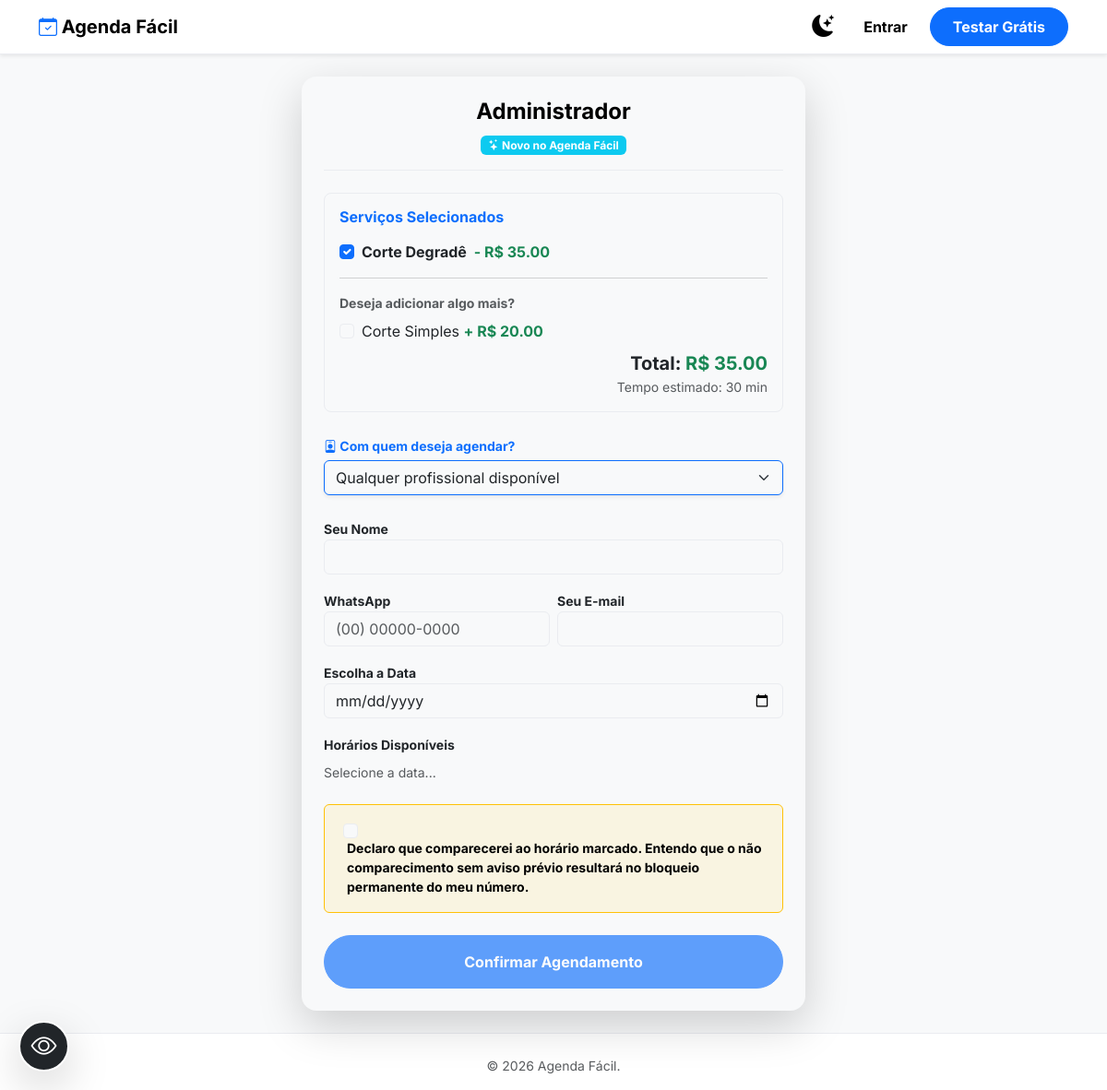
Screenshot of /b/admin/agendar/3 with the database file from the repository.
### app.py (models this page shows, shortened)
class Establishment(db.Model):
    __tablename__ = 'establishments'
    id = db.Column(db.Integer, primary_key=True)
    name = db.Column(db.String(100), nullable=False)
    url_prefix = db.Column(db.String(50), nullable=False, unique=True)
    contact_phone = db.Column(db.String(20), nullable=True)
    contact_email = db.Column(db.String(120), nullable=True)
    logo_filename = db.Column(db.String(100), nullable=True)
    is_active = db.Column(db.Boolean, default=False)
    capacity = db.Column(db.Integer, default=1, nullable=False)
    plan_type = db.Column(db.String(20), default='solo')
    trial_ends = db.Column(db.DateTime, nullable=True)
    loyalty_points_goal = db.Column(db.Integer, default=0)
    loyalty_reward = db.Column(db.String(150), nullable=True)
    state = db.Column(db.String(2), default='PE')
    schedules = db.relationship('DaySchedule', backref='establishment', lazy=True, cascade="all, delete-orphan")
    admins = db.relationship('Admin', backref='establishment', lazy=True)
    services = db.relationship('Service', backref='establishment', lazy=True)
    appointments = db.relationship('Appointment', backref='establishment', lazy=True)
    blacklists = db.relationship('Blacklist', backref='establishment', lazy=True)
    products = db.relationship('Product', backref='establishment', lazy=True)
    sales = db.relationship('ProductSale', backref='establishment', lazy=True)
    subscriptions = db.relationship('ClientSubscription', backref='establishment', lazy=True)
    subscription_plans = db.relationship('SubscriptionPlan', backref='establishment', lazy=True)
    @property
    def has_access(self):
        if self.is_active: return True
        if self.trial_ends and get_now_brazil() < self.trial_ends: return True
        return False
    @property
    def rating_count(self):
        return Appointment.query.filter_by(establishment_id=self.id).filter(Appointment.rating != None).count()

class Service(db.Model):
    __tablename__ = 'services'
    id = db.Column(db.Integer, primary_key=True)
    name = db.Column(db.String(100), nullable=False)
    duration = db.Column(db.Integer, nullable=False)
    price = db.Column(db.Float, nullable=False, default=0.0)
    establishment_id = db.Column(db.Integer, db.ForeignKey('establishments.id'), nullable=False)
    category_id = db.Column(db.Integer, db.ForeignKey('categories.id'), nullable=True)
    is_combo = db.Column(db.Boolean, default=False)
    original_price = db.Column(db.Float, nullable=True)
    is_club_included = db.Column(db.Boolean, default=False)
    is_hidden = db.Column(db.Boolean, default=False)

### app.py (the view)
@app.route('/b/<url_prefix>/agendar/<int:service_id>')
def schedule_service(url_prefix, service_id):
    est = Establishment.query.filter_by(url_prefix=url_prefix).first_or_404()
    if not est.has_access: return "Inativo", 403
    main_service = Service.query.get_or_404(service_id)
    other_services = Service.query.filter(
        Service.establishment_id == est.id,
        Service.id != service_id,
        Service.is_hidden == False
    ).all()
    professionals = Professional.query.filter_by(establishment_id=est.id).all() if est.plan_type == 'gestao' else []
    return render_template('agendamento.html', main_service=main_service, other_services=other_services, establishment=est, professionals=professionals)

### templates/agendamento.html (shortened to what this page needs)
{% extends 'layout.html' %}
{% block content %}
<div class="container py-4" id="container-agendamento">
    <div class="row justify-content-center">
        <div class="col-lg-6">
            <div class="card shadow-lg border-0 p-4 rounded-4">
                <div class="text-center mb-4 border-bottom pb-3">
                    <h4 class="fw-bold text-body-emphasis mb-2">{{ establishment.name }}</h4>
                    {% if establishment.rating_count > 0 %}
                        <div class="badge bg-warning text-body-emphasis"><i class="bi bi-star-fill"></i> {{ "%.1f"|format(establishment.average_rating) }} ({{ establishment.rating_count }})</div>
                    {% else %}
                        <div class="badge bg-info text-white"><i class="bi bi-stars"></i> Novo no Agenda Fácil</div>
                    {% endif %}
                </div>
                <form id="form" method="POST" action="{{ url_for('create_appointment', url_prefix=establishment.url_prefix) }}">
                    <div class="bg-body-tertiary p-3 rounded-3 mb-4 border">
                        <h6 class="fw-bold text-primary mb-3">Serviços Selecionados</h6>
                        <div class="form-check mb-2">
                            <input class="form-check-input service-cb" type="checkbox" name="services" value="{{ main_service.id }}"
                                   data-dur="{{ main_service.duration }}" data-price="{{ main_service.price }}"
                                   data-isclub="{{ 'true' if main_service.is_club_included else 'false' }}"
                                   checked onclick="return false;" style="pointer-events: none;">
                            <label class="form-check-label fw-bold">
    				{{ main_service.name }}
    				<span class="text-success ms-1">- R$ {{ "%.2f"|format(main_service.price) }}</span>
			    </label>
			    </div>
                        {% if other_services %}
                        <hr class="text-body-secondary">
                        <p class="small fw-bold text-body-secondary mb-2">Deseja adicionar algo mais?</p>
                        {% for s in other_services %}
                            {% if not s.is_hidden %}
                            <div class="form-check mb-2">
                                <input class="form-check-input service-cb" type="checkbox" name="services" value="{{ s.id }}" id="s_{{ s.id }}"
                                       data-dur="{{ s.duration }}" data-price="{{ s.price }}"
                                       data-isclub="{{ 'true' if s.is_club_included else 'false' }}">
                                <label class="form-check-label" for="s_{{ s.id }}">{{ s.name }} <span class="text-success fw-bold">+ R$ {{ "%.2f"|format(s.price) }}</span></label>
                            </div>
                            {% endif %}
                        {% endfor %}
                        {% endif %}
                        <div class="mt-2 text-end fw-bold fs-5">Total: <span class="text-success">R$ <span id="display-price">0.00</span></span></div>
                        <div class="text-end small text-body-secondary">Tempo estimado: <span id="display-dur">0</span> min</div>
                    </div>
                    {% if professionals %}
                    <div class="mb-4">
                        <label class="fw-bold small text-primary"><i class="bi bi-person-badge"></i> Com quem deseja agendar?</label>
                        <select class="form-select border-primary shadow-sm mt-1" id="professional" name="professional_id" onchange="fetchSlots()" required>
                            <option value="any">Qualquer profissional disponível</option>
                        </select>
                    </div>
                    {% endif %}
                    <div class="mb-3"><label class="fw-bold small">Seu Nome</label><input type="text" name="client_name" class="form-control" required></div>
                    <div class="row g-2 mb-3">
                        <div class="col-6">
                            <label class="fw-bold small">WhatsApp</label>
                            <input type="tel" id="client_phone_mask" class="form-control" placeholder="(00) 00000-0000" maxlength="15" required oninput="aplicarMascara(this)">
                        </div>
                        <div class="col-6"><label class="fw-bold small">Seu E-mail</label><input type="email" name="client_email" class="form-control" required></div>
                    </div>
                    <div class="mb-3"><label class="fw-bold small">Escolha a Data</label><input type="date" id="date" name="appointment_date" class="form-control" required></div>
                    <div class="mb-4"><label class="fw-bold small">Horários Disponíveis</label><div id="slots" class="d-flex flex-wrap gap-2 mt-2"><small class="text-body-secondary">Selecione a data...</small></div><input type="hidden" id="time" name="appointment_time" required></div>
                    <div class="form-check mb-4 bg-warning bg-opacity-10 p-3 rounded border border-warning">
                        <input class="form-check-input ms-1" type="checkbox" id="term_noshow" required>
                        <label class="form-check-label ms-2 small fw-bold text-body-emphasis" for="term_noshow">
                            Declaro que comparecerei ao horário marcado. Entendo que o não comparecimento sem aviso prévio resultará no bloqueio permanente do meu número.
                        </label>
                    </div>
                    <button id="btn" class="btn btn-primary w-100 py-3 fw-bold rounded-pill" disabled>Confirmar Agendamento</button>
                </form>
            </div>
        </div>
    </div>
</div>
<button id="btn-acessibilidade" class="btn btn-dark shadow-lg d-flex justify-content-center align-items-center"
        style="position: fixed; bottom: 20px; left: 20px; z-index: 9999; border-radius: 50%; width: 55px; height: 55px; border: 2px solid white;">
    <i class="bi bi-eye fs-3"></i>
</button>
{% endblock %}

### templates/layout.html (style rules this page uses)
body { font-family: 'Inter', sans-serif; display: flex; flex-direction: column; min-height: 100vh; }
body, .navbar, .card, .offcanvas { transition: background-color 0.3s ease, color 0.3s ease, border-color 0.3s ease; }
[data-bs-theme="light"] { --bs-body-bg: #f8f9fa; --bs-card-bg: #ffffff; --bs-border-color: #eaecf0; --bs-tertiary-bg: #f1f3f5; }

### rows the page displays
Establishment: name "Administrador"
Service: name "Corte Degradê", price "35.00"
Service: name "Corte Simples", price "20.00"
